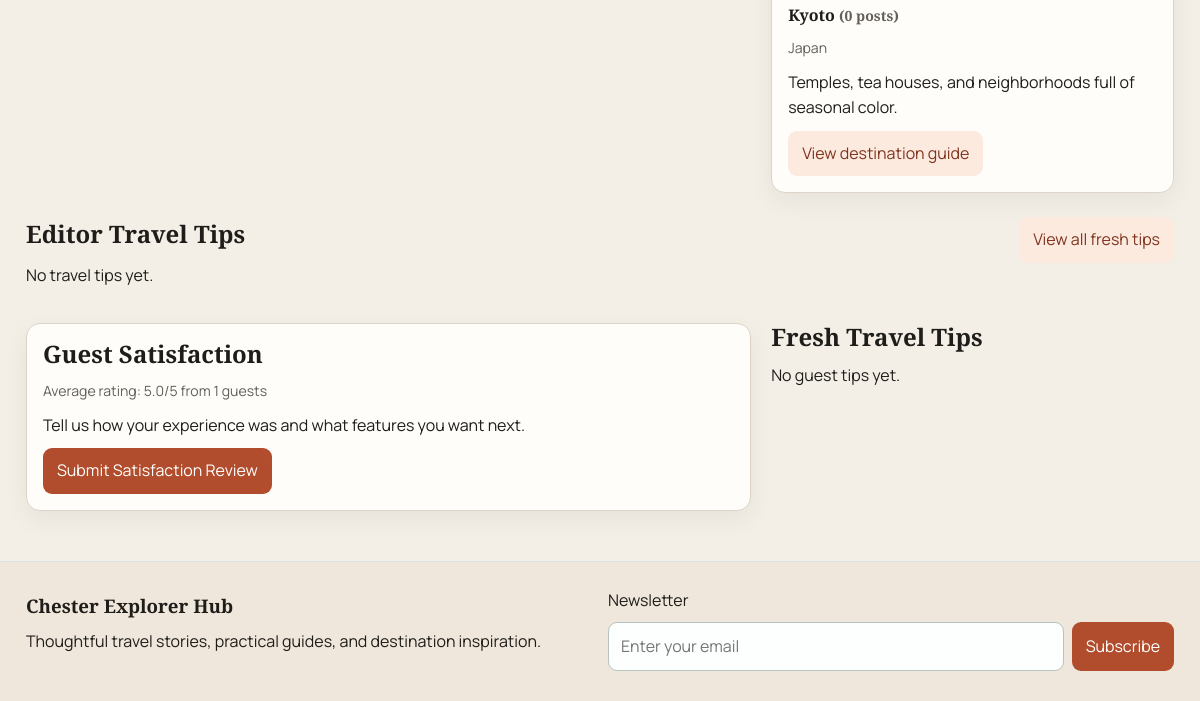
Before: / (lower part) with the older database file.
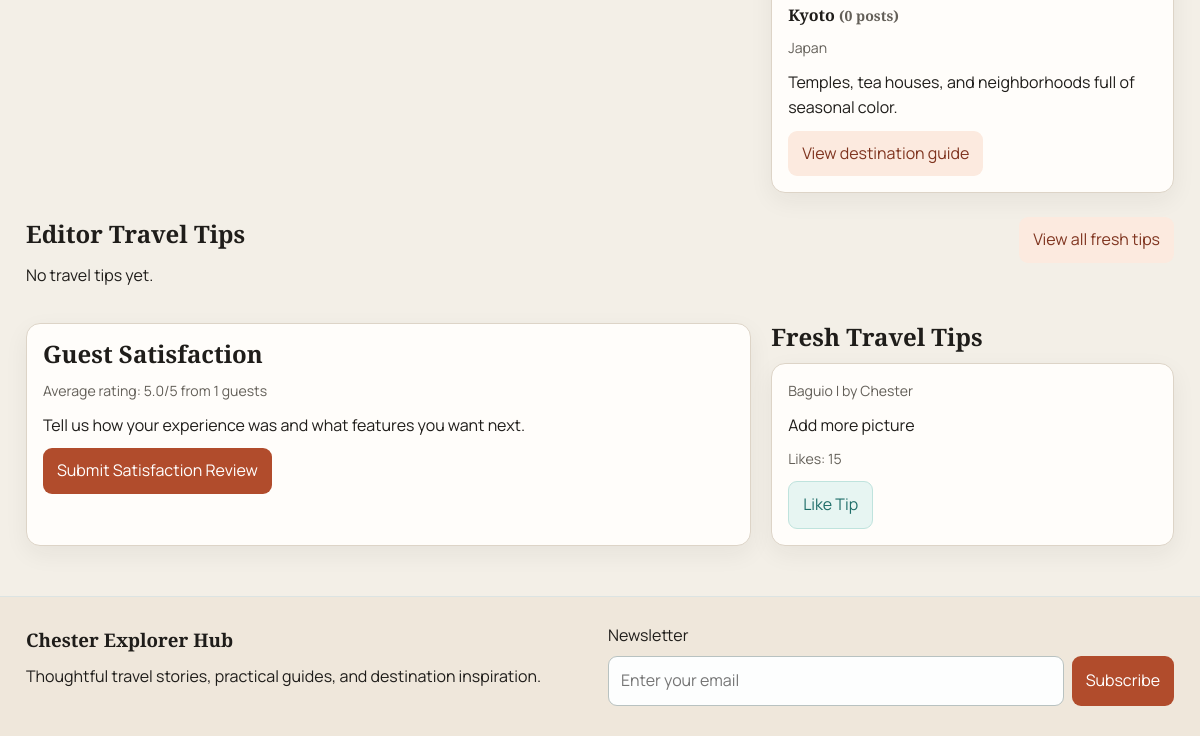
After: the same page with the newer database file.
### app.py (models this page shows)
class Destination(db.Model):
    id = db.Column(db.Integer, primary_key=True)
    name = db.Column(db.String(120), nullable=False)
    country = db.Column(db.String(120), nullable=False)
    description = db.Column(db.Text, nullable=False)
    image_url = db.Column(db.String(300), nullable=False)

class FreshTravelTip(db.Model):
    id = db.Column(db.Integer, primary_key=True)
    author_name = db.Column(db.String(120), nullable=False)
    destination = db.Column(db.String(120), nullable=False)
    tip = db.Column(db.Text, nullable=False)
    likes = db.Column(db.Integer, nullable=False, default=0)
    created_at = db.Column(db.DateTime, nullable=False, default=datetime.utcnow)

### app.py (the view, shortened to what this page needs)
@app.route("/")
def home():
    search_query = request.args.get("q", "").strip()
    destination_filter = request.args.get("destination", "").strip()
    sort_by = request.args.get("sort", "latest")
    posts_query = Post.query.join(Destination)
    if destination_filter:
        posts_query = posts_query.filter(Destination.name == destination_filter)
    if sort_by == "popular":
        posts_query = posts_query.outerjoin(Comment).group_by(Post.id).order_by(func.count(Comment.id).desc(), Post.published_at.desc())
    else:
        posts_query = posts_query.order_by(Post.published_at.desc())
    posts = posts_query.all()
    destinations = Destination.query.order_by(Destination.name.asc()).all()
    featured_post = posts[0] if posts else None
    destination_spotlight = (
        db.session.query(Destination, func.count(Post.id).label("post_count"))
        .outerjoin(Post)
        .group_by(Destination.id)
        .order_by(func.count(Post.id).desc(), Destination.name.asc())
        .limit(3)
        .all()
    )
    latest_tips = TravelTip.query.order_by(TravelTip.created_at.desc()).limit(4).all()
    fresh_tips = FreshTravelTip.query.order_by(FreshTravelTip.created_at.desc()).limit(4).all()
    avg_rating = db.session.query(func.avg(GuestSatisfaction.rating)).scalar() or 0
    satisfaction_count = GuestSatisfaction.query.count()
    favorites = get_favorites()
    return render_template(
        "home.html",
        posts=posts,
        destinations=destinations,
        featured_post=featured_post,
        destination_spotlight=destination_spotlight,
        favorites=favorites,
        search_query=search_query,
        destination_filter=destination_filter,
        sort_by=sort_by,
        latest_tips=latest_tips,
        fresh_tips=fresh_tips,
        avg_rating=round(avg_rating, 1),
        satisfaction_count=satisfaction_count,
    )

### app.py (called while the page is built)
def get_favorites() -> list[str]:
    return session.get("favorites", [])

### templates/home.html (shortened to what this page needs)
{% extends 'base.html' %}
{% block content %}
<section class="grid two-col">
    <div>
    </div>
    <aside>
        <div class="destination-list">
            {% for destination, post_count in destination_spotlight %}
                <div class="destination-card">
                    <div>
                        <h4>{{ destination.name }} <span class="meta">({{ post_count }} posts)</span></h4>
                        <p class="meta">{{ destination.country }}</p>
                        <p>{{ destination.description }}</p>
                        <a href="{{ url_for('destination_detail', destination_id=destination.id) }}" class="btn-link">View destination guide</a>
                    </div>
                </div>
            {% endfor %}
        </div>
    </aside>
</section>
<section class="tips-board">
    <div class="section-head">
        <h2>Editor Travel Tips</h2>
        <a href="{{ url_for('fresh_travel_tips') }}" class="btn-link">View all fresh tips</a>
    </div>
    <div class="simple-list">
        {% for tip in latest_tips %}
            <article class="simple-item">
                <p class="meta">{{ tip.destination.name }}, {{ tip.destination.country }}</p>
                <h3>{{ tip.title }}</h3>
                <p>{{ tip.content }}</p>
            </article>
        {% else %}
            <p>No travel tips yet.</p>
        {% endfor %}
    </div>
</section>
<section class="grid two-col feedback-board">
    <div class="simple-item">
        <h2>Guest Satisfaction</h2>
        <p class="meta">Average rating: {{ avg_rating }}/5 from {{ satisfaction_count }} guests</p>
        <p>Tell us how your experience was and what features you want next.</p>
        <a href="{{ url_for('guest_satisfaction') }}" class="button">Submit Satisfaction Review</a>
    </div>
    <div>
        <h2>Fresh Travel Tips</h2>
        <div class="simple-list">
            {% for tip in fresh_tips %}
                <article class="simple-item">
                    <p class="meta">{{ tip.destination }} | by {{ tip.author_name }}</p>
                    <p>{{ tip.tip }}</p>
                    <p class="meta">Likes: {{ tip.likes }}</p>
                    <form method="post" action="{{ url_for('like_fresh_tip', tip_id=tip.id) }}">
                        <button type="submit" class="ghost-btn">Like Tip</button>
                    </form>
                </article>
            {% else %}
                <p>No guest tips yet.</p>
            {% endfor %}
        </div>
    </div>
</section>
{% endblock %}

Changed rows visible on the page:
added FreshTravelTip: destination "Baguio", author_name "Chester", tip "Add more picture", likes "15"
Other visible differences:
text no longer shown: "No guest tips yet."
